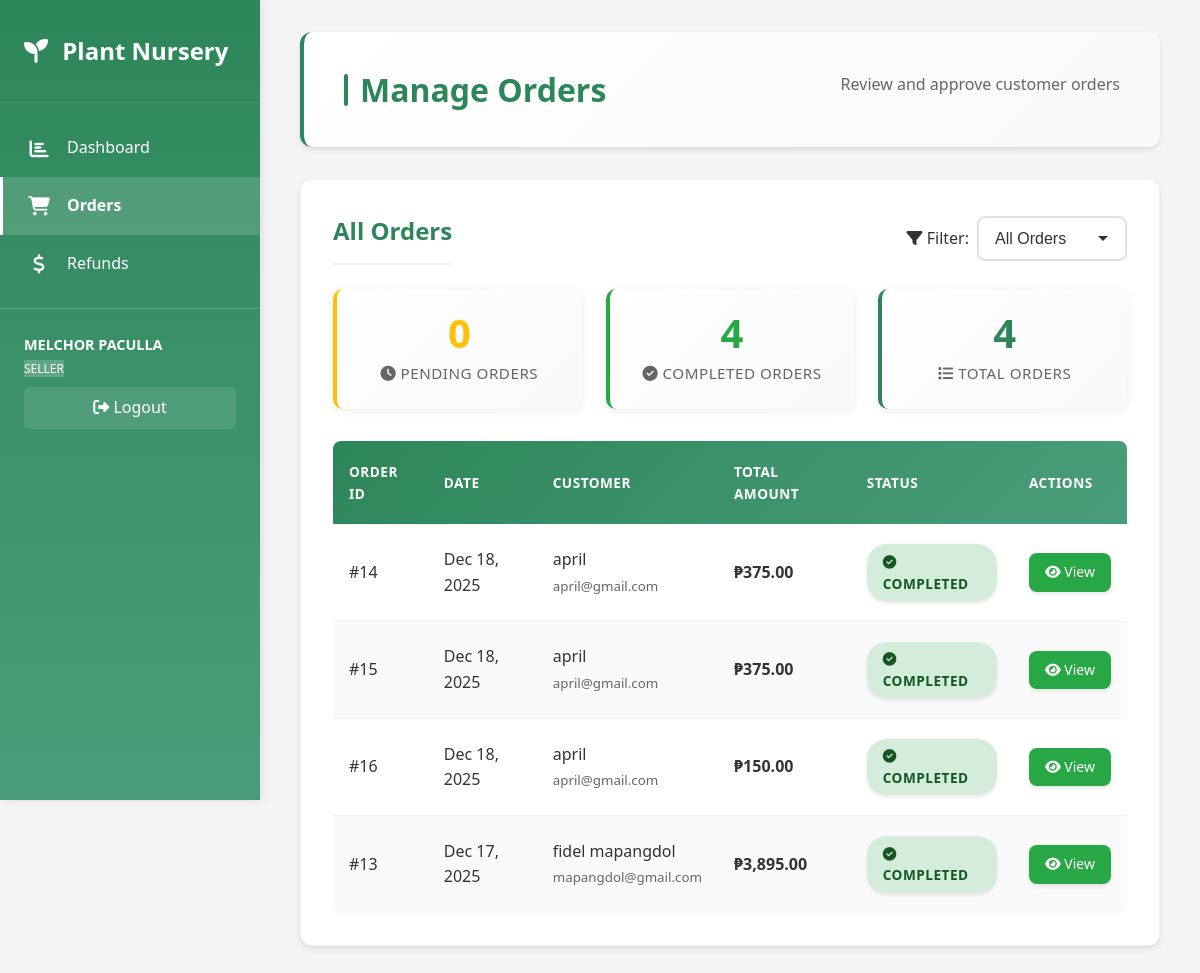
Page /seller/orders.php (signed in) on the committed database.
### tables this page shows
CREATE TABLE `employee`  (
  `EmployeeID` int NOT NULL AUTO_INCREMENT,
  `Name` varchar(100) NOT NULL,
  `Role` varchar(50) NULL DEFAULT NULL,
  `Email` varchar(100) NULL DEFAULT NULL,
  `Phone` varchar(20) NULL DEFAULT NULL,
  PRIMARY KEY (`EmployeeID`) USING BTREE,
  INDEX `idx_name`(`Name` ASC) USING BTREE,
  INDEX `idx_email`(`Email` ASC) USING BTREE
);

CREATE TABLE `order`  (
  `OrderID` int NOT NULL AUTO_INCREMENT,
  `CustomerID` int NULL DEFAULT NULL,
  `EmployeeID` int NULL DEFAULT NULL,
  `OrderDate` date NOT NULL,
  `TotalAmount` decimal(10, 2) NOT NULL DEFAULT 0.00,
  `Status` varchar(50) NULL DEFAULT 'Pending',
  `IsSuccessful` tinyint(1) NULL DEFAULT 0,
  PRIMARY KEY (`OrderID`) USING BTREE,
  INDEX `idx_customer`(`CustomerID` ASC) USING BTREE,
  INDEX `idx_employee`(`EmployeeID` ASC) USING BTREE,
  INDEX `idx_order_date`(`OrderDate` ASC) USING BTREE,
  INDEX `idx_status`(`Status` ASC) USING BTREE,
  CONSTRAINT `order_ibfk_1` FOREIGN KEY (`CustomerID`) REFERENCES `customer` (`CustomerID`) ON DELETE SET NULL ON UPDATE CASCADE,
  CONSTRAINT `order_ibfk_2` FOREIGN KEY (`EmployeeID`) REFERENCES `employee` (`EmployeeID`) ON DELETE SET NULL ON UPDATE CASCADE
);

CREATE TABLE `customer`  (
  `CustomerID` int NOT NULL AUTO_INCREMENT,
  `Name` varchar(100) NOT NULL,
  `Email` varchar(100) NULL DEFAULT NULL,
  `Phone` varchar(20) NULL DEFAULT NULL,
  `Address` varchar(255) NULL DEFAULT NULL,
  PRIMARY KEY (`CustomerID`) USING BTREE,
  INDEX `idx_name`(`Name` ASC) USING BTREE,
  INDEX `idx_email`(`Email` ASC) USING BTREE
);

### seller/orders.php (the view, shortened to what this page needs)
<?php
require_once '../config/database.php';
$statusFilter = isset($_GET['status']) ? mysqli_real_escape_string($conn, $_GET['status']) : 'all';
$whereClause = '';
$result = mysqli_query($conn, "
    SELECT o.*, c.Name as CustomerName, c.Email as CustomerEmail,
           e.Name as EmployeeName
    FROM `order` o
    LEFT JOIN customer c ON o.CustomerID = c.CustomerID
    LEFT JOIN employee e ON o.EmployeeID = e.EmployeeID
    $whereClause
    ORDER BY o.OrderDate DESC
");
$orders = mysqli_fetch_all($result, MYSQLI_ASSOC);
$pendingCount = mysqli_fetch_assoc(mysqli_query($conn, "SELECT COUNT(*) as count FROM `order` WHERE Status = 'Pending'"))['count'];
$completedCount = mysqli_fetch_assoc(mysqli_query($conn, "SELECT COUNT(*) as count FROM `order` WHERE Status = 'Completed'"))['count'];
$totalCount = mysqli_fetch_assoc(mysqli_query($conn, "SELECT COUNT(*) as count FROM `order`"))['count'];
include 'includes/header.php';
?>
<div class="page-header">
    <h2>Manage Orders</h2>
    <p style="color: #666; margin-top: 0.5rem;">Review and approve customer orders</p>
</div>
        <div class="card">
            <div style="display: flex; justify-content: space-between; align-items: center; margin-bottom: 1.5rem; flex-wrap: wrap; gap: 1rem;">
                <h3 style="margin: 0; color: var(--primary-color); font-size: 1.5rem; font-weight: 600;">All Orders</h3>
                <div style="display: flex; align-items: center; gap: 0.5rem;">
                    <label for="statusFilter" style="font-weight: 500; color: var(--text-color);">
                        <i class="fas fa-filter"></i> Filter:
                    </label>
                    <select id="statusFilter" onchange="filterByStatus()" style="min-width: 150px;">
                        <option value="all" <?php echo $statusFilter === 'all' ? 'selected' : ''; ?>>All Orders</option>
                    </select>
                </div>
            </div>
            <div class="stats-grid">
                <div class="stat-card" style="border-left-color: #ffc107;">
                    <div class="number" style="color: #ffc107;"><?php echo $pendingCount; ?></div>
                    <div><i class="fas fa-clock"></i> Pending Orders</div>
                </div>
                <div class="stat-card" style="border-left-color: #28a745;">
                    <div class="number" style="color: #28a745;"><?php echo $completedCount; ?></div>
                    <div><i class="fas fa-check-circle"></i> Completed Orders</div>
                </div>
                <div class="stat-card" style="border-left-color: var(--primary-color);">
                    <div class="number" style="color: var(--primary-color);"><?php echo $totalCount; ?></div>
                    <div><i class="fas fa-list"></i> Total Orders</div>
                </div>
            </div>
            <?php if (count($orders) > 0): ?>
                <div class="table-container">
                    <table>
                        <thead>
                            <tr>
                                <th>Order ID</th>
                                <th>Date</th>
                                <th>Customer</th>
                                <th>Total Amount</th>
                                <th>Status</th>
                                <th>Actions</th>
                            </tr>
                        </thead>
                        <tbody>
                            <?php foreach ($orders as $order): ?>
                                <tr>
                                    <td>#<?php echo $order['OrderID']; ?></td>
                                    <td><?php echo date('M d, Y', strtotime($order['OrderDate'])); ?></td>
                                    <td>
                                        <div><?php echo htmlspecialchars($order['CustomerName'] ?? 'N/A'); ?></div>
                                        <small style="color: #666;"><?php echo htmlspecialchars($order['CustomerEmail'] ?? ''); ?></small>
                                    </td>
                                    <td><strong>₱<?php echo number_format($order['TotalAmount'], 2); ?></strong></td>
                                    <td>
                                        <span class="status-badge" style="background-color:
                                            <?php
                                            echo $order['Status'] === 'Completed' ? '#d4edda' :
                                                ($order['Status'] === 'Pending' ? '#fff3cd' : '#f8d7da');
                                            ?>; color:
                                            <?php
                                            echo $order['Status'] === 'Completed' ? '#155724' :
                                                ($order['Status'] === 'Pending' ? '#856404' : '#721c24');
                                            ?>;">
                                            <?php if ($order['Status'] === 'Completed'): ?>
                                                <i class="fas fa-check-circle"></i>
                                            <?php elseif ($order['Status'] === 'Pending'): ?>
                                                <i class="fas fa-clock"></i>
                                            <?php else: ?>
                                                <i class="fas fa-times-circle"></i>
                                            <?php endif; ?>
                                            <?php echo htmlspecialchars($order['Status']); ?>
                                        </span>
                                    </td>
                                    <td>
                                        <div class="action-buttons">
                                            <a href="view_order.php?id=<?php echo $order['OrderID']; ?>" class="btn btn-success">
                                                <i class="fas fa-eye"></i> View
                                            </a>
                                        </div>
                                    </td>
                                </tr>
                            <?php endforeach; ?>
                        </tbody>
                    </table>
                </div>
            <?php else: ?>
                <div class="empty-state">
                    <p>No orders found.</p>
                </div>
            <?php endif; ?>
        </div>
    </div>
<?php include 'includes/footer.php'; ?>

### seller/includes/header.php (shortened to what this page needs)
<!DOCTYPE html>
<html lang="en">
<head>
    <link rel="stylesheet" href="../assets/css/style.css">
    <link rel="stylesheet" href="https://cdnjs.cloudflare.com/ajax/libs/font-awesome/6.4.0/css/all.min.css" />
</head>
<body>
    <?php
    $employeeName = 'Seller';
    if (isset($_SESSION['user_id'])) {
        $userID = $_SESSION['user_id'];
        $userResult = mysqli_query($conn, "SELECT EmployeeID, Username FROM user WHERE UserID = $userID");
        if ($userResult) {
            $user = mysqli_fetch_assoc($userResult);
            $employeeID = $user['EmployeeID'] ?? null;
            if ($employeeID) {
                $empResult = mysqli_query($conn, "SELECT Name FROM employee WHERE EmployeeID = $employeeID");
                if ($empResult) {
                    $emp = mysqli_fetch_assoc($empResult);
                    $employeeName = $emp['Name'] ?? $user['Username'];
                } else {
                    $employeeName = $user['Username'] ?? 'Seller';
                }
            } else {
                $employeeName = $user['Username'] ?? 'Seller';
            }
        }
    }
    $currentFile = basename($_SERVER['PHP_SELF']);
    $activePage = '';
    if ($currentFile == 'sellerpage.php') {
        $activePage = 'dashboard';
    } elseif ($currentFile == 'orders.php' || $currentFile == 'view_order.php' || $currentFile == 'approve_order.php') {
        $activePage = 'orders';
    } elseif ($currentFile == 'refunds.php' || $currentFile == 'view_refund.php' || $currentFile == 'process_refund.php') {
        $activePage = 'refunds';
    }
    ?>
    <div class="sidebar">
        <div class="sidebar-brand">
            <h1><i class="fas fa-seedling"></i> Plant Nursery</h1>
        </div>
        <ul class="sidebar-menu">
            <li>
                <a href="sellerpage.php" class="<?php echo $activePage == 'dashboard' ? 'active' : ''; ?>">
                    <span class="icon"><i class="fas fa-chart-bar"></i></span>
                    <span class="text">Dashboard</span>
                </a>
            </li>
            <li>
                <a href="orders.php" class="<?php echo $activePage == 'orders' ? 'active' : ''; ?>">
                    <span class="icon"><i class="fas fa-shopping-cart"></i></span>
                    <span class="text">Orders</span>
                </a>
            </li>
            <li>
                <a href="refunds.php" class="<?php echo $activePage == 'refunds' ? 'active' : ''; ?>">
                    <span class="icon"><i class="fas fa-dollar-sign"></i></span>
                    <span class="text">Refunds</span>
                </a>
            </li>
        </ul>
        <div style="padding: 1.5rem; border-top: 1px solid rgba(255,255,255,0.2); margin-top: auto;">
            <div style="color: white; margin-bottom: 0.5rem; font-size: 0.9rem;">
                <strong><?php echo htmlspecialchars(strtoupper($employeeName)); ?></strong>
                <div><span class="badge" style="background: rgba(255,255,255,0.2); color: white; font-size: 0.75rem; margin-top: 0.25rem;"><?php echo htmlspecialchars(strtoupper($_SESSION['role'] ?? '')); ?></span></div>
            </div>
            <a href="../logout.php" style="display: block; color: white; text-decoration: none; padding: 0.5rem; border-radius: 5px; background: rgba(255,255,255,0.1); text-align: center; transition: background 0.3s;">
                <span class="icon"><i class="fas fa-sign-out-alt"></i></span>
                <span class="text">Logout</span>
            </a>
        </div>
    </div>
    <div class="main-content">
        <div class="container-fluid py-4 px-4">

### rows in the picture
employee: Name "MELCHOR PACULLA"
order: OrderID "14", OrderDate "Dec 18, 2025", CustomerID.Name "april", CustomerID.Email "april@gmail.com", TotalAmount "375.00", Status "COMPLETED"
order: OrderID "15", OrderDate "Dec 18, 2025", CustomerID.Name "april", CustomerID.Email "april@gmail.com", TotalAmount "375.00", Status "COMPLETED"
order: OrderID "16", OrderDate "Dec 18, 2025", CustomerID.Name "april", CustomerID.Email "april@gmail.com", TotalAmount "150.00", Status "COMPLETED"
order: OrderID "13", OrderDate "Dec 17, 2025", CustomerID.Name "fidel mapangdol", CustomerID.Email "mapangdol@gmail.com", TotalAmount "3,895.00", Status "COMPLETED"

### other values in the picture
$_SESSION['role'] "SELLER"
$pendingCount "0"
$completedCount "4"
$totalCount "4"
